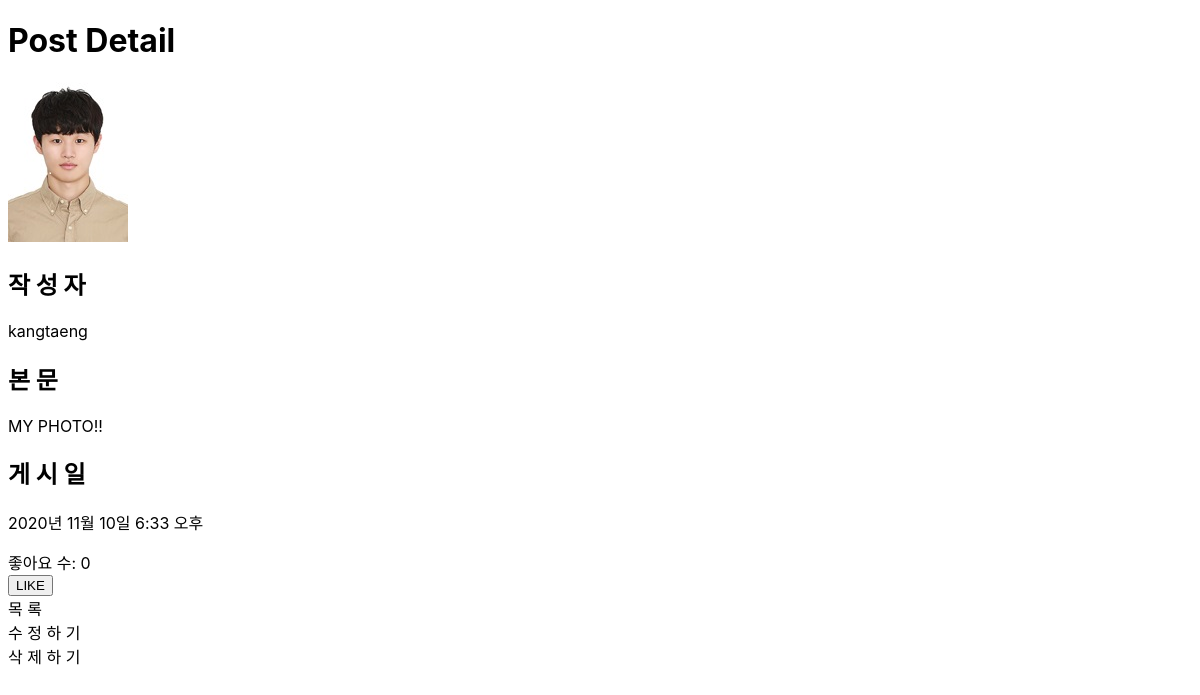
The page /posts/5/ (signed in) on the database its author committed.
### posts/models.py (models this page shows, shortened)
class Post(models.Model):
    user = models.ForeignKey(User, on_delete=models.CASCADE, null=False)
    body = models.TextField()
    image = models.ImageField(upload_to='posts', null=True)
    created_at = models.DateTimeField()
    liked_users = models.ManyToManyField(User, related_name='liked_posts')

### posts/views.py (the view)
# urls.py: path('<int:post_id>/', views.detail, name='detail'),
def detail(request, post_id):
    post = Post.objects.get(id=post_id)
    context = {'post': post}
    return render(request, 'posts/detail.html', context)

### posts/templates/posts/detail.html (shortened to what this page needs)
{% load static %}
<!DOCTYPE html>
<html lang="en">
  <head>
    <link
      rel="stylesheet"
      href="{% static 'posts/style.css' %}"
      type="text/css"
    />
  </head>
  <body>
    <h1>Post Detail</h1>
    {% if post.image %}
    <div>
      <img src="{{ post.image.url }}" alt="Post Image">
    </div>
    {% endif %}
    <h2>작 성 자</h2>
    <p>{{ post.user.get_username }}</p>
    <h2>본 문</h2>
    <p>{{ post.body }}</p>
    <h2>게 시 일</h2>
    <p>{{ post.created_at }}</p>
    <div>좋아요 수: {{ post.liked_users.count }}</div>
    {% if user.is_authenticated %}
    <form action="{% url 'posts:like' post.id %}" method="POST">
      {% if user in post.liked_users.all %}
      <button type="submit" class="btn btn-primary">LIKE</button>
      {% else %}
      <button type="submit" class="btn btn-secondary">LIKE</button>
      {% endif %}
    </form>
    {% endif %}
    <a href="{% url 'posts:index' %}">목 록</a><br>
    {% if user == post.user %}
    <a href="{% url 'posts:edit' post.id %}">수 정 하 기</a><br>
    <a href="{% url 'posts:delete' post.id %}">삭 제 하 기</a>
    {% endif %}
  </body>
</html>

### posts/static/posts/style.css (style rules this page uses)
body { font-family: -apple-system, BlinkMacSystemFont, "Segoe UI", Roboto, Oxygen, Ubuntu, Cantarell, "Open Sans", "Helvetica Neue", sans-serif; }
a { text-decoration: none; color: black; }

### rows shown on the page
Post: image (picture), user.get_username "kangtaeng", body "MY PHOTO!!", created_at "2020년 11월 10일 6:33 오후", liked_users.count "0"
